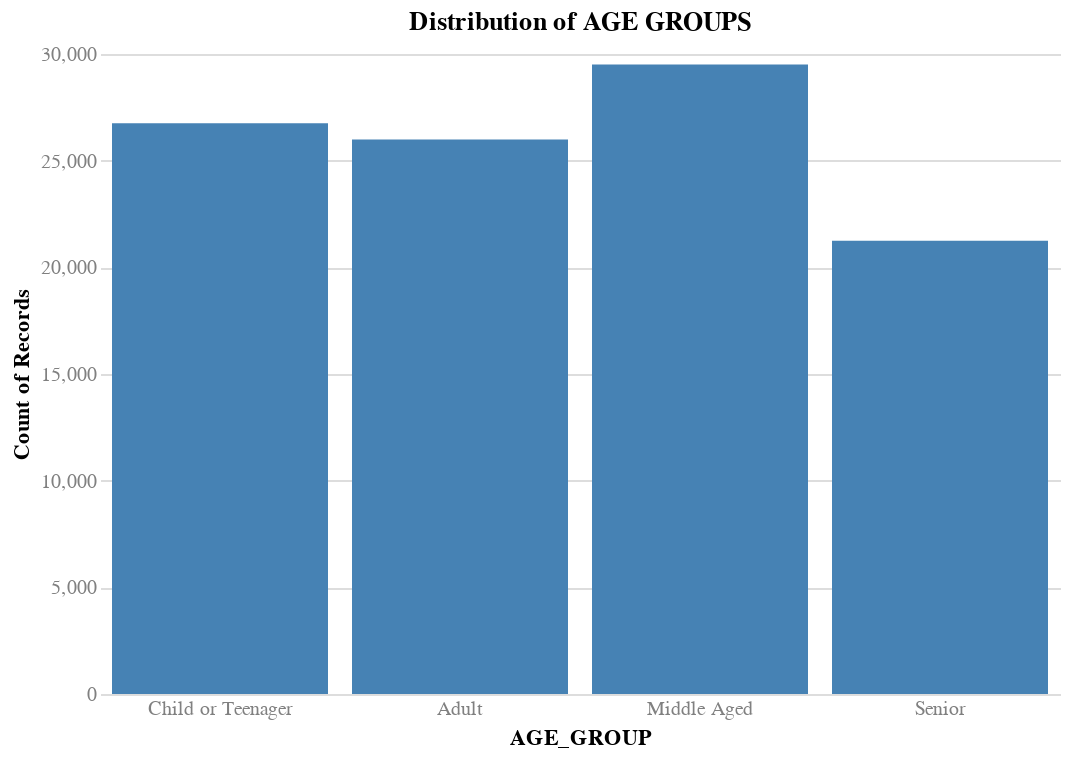

The notebook cell saved with this chart:
### Code cell
# Bin the AGE variable as age groups
# 0-2 = Infant
# 2-4 = Toddler
# 4-12 = Child
# 12-20 = Teenager
# 20-40 = Adult
# 40-60 = Middle Aged
# >= 60 = Senior

age_groups = ['Infant', 'Toddler', 'Child', 'Teenager', 'Child or Teenager', 'Adult', 'Middle Aged', 'Senior']

def bin_age(age):
    #if age < 2: return 'Infant'
    #elif age < 4: return 'Toddler'
    #elif age < 12: return 'Child'
    #elif age < 20: return 'Teenager'
    if age < 20: return 'Child or Teenager'
    elif age < 40: return 'Adult'
    elif age < 60: return 'Middle Aged'
    else: return 'Senior'
    

clf_df['AGE_GROUP'] = clf_df['AGE'].apply(bin_age)

# Check the distribution of age groups
chart(
    df=clf_df,
    x=alt.X('AGE_GROUP:O', sort=age_groups),
    y='count()',
    title='Distribution of AGE GROUPS',
).mark_bar().interactive()

### Figure 1 — Vega specification as saved in the notebook (floating-point values rounded to 4 significant figures)
{"$schema": "https://vega.github.io/schema/vega/v5.json", "data": [{"name": "param_2_store"}, {"name": "source_0"}, {"name": "data_0", "values": [{"AGE_GROUP": "Middle Aged", "__count": 29505}, {"AGE_GROUP": "Senior", "__count": 21241}, {"AGE_GROUP": "Child or Teenager", "__count": 26749}, {"AGE_GROUP": "Adult", "__count": 25991}]}, {"name": "source_0_x_domain_AGE_GROUP", "values": [{"AGE_GROUP": "Middle Aged", "sort_field": 6.0}, {"AGE_GROUP": "Senior", "sort_field": 7.0}, {"AGE_GROUP": "Child or Teenager", "sort_field": 4.0}, {"AGE_GROUP": "Adult", "sort_field": 5.0}]}, {"name": "data_0_y_domain___count", "values": [{"min": 21241, "max": 29505}]}], "signals": [{"name": "unit", "value": {}, "on": [{"events": "pointermove", "update": "isTuple(group()) ? group() : unit"}]}, {"name": "param_2", "update": "vlSelectionResolve(\"param_2_store\", \"union\")"}, {"name": "param_2_AGE_GROUP", "on": [{"events": [{"source": "view", "type": "dblclick"}], "update": "null"}, {"events": {"signal": "param_2_translate_delta"}, "update": "panLinear(param_2_translate_anchor.extent_x, -param_2_translate_delta.x / width)"}, {"events": {"signal": "param_2_zoom_delta"}, "update": "zoomLinear(domain(\"x\"), param_2_zoom_anchor.x, param_2_zoom_delta)"}]}, {"name": "param_2_tuple", "on": [{"events": [{"signal": "param_2_AGE_GROUP"}], "update": "param_2_AGE_GROUP ? {unit: \"\", fields: param_2_tuple_fields, values: [param_2_AGE_GROUP]} : null"}]}, {"name": "param_2_tuple_fields", "value": [{"field": "AGE_GROUP", "channel": "x", "type": "E"}]}, {"name": "param_2_translate_anchor", "value": {}, "on": [{"events": [{"source": "scope", "type": "pointerdown"}], "update": "{x: x(unit), y: y(unit), extent_x: domain(\"x\")}"}]}, {"name": "param_2_translate_delta", "value": {}, "on": [{"events": [{"source": "window", "between": [{"source": "scope", "type": "pointerdown"}, {"source": "window", "type": "pointerup"}], "type": "pointermove", "consume": true}], "update": "{x: param_2_translate_anchor.x - x(unit), y: param_2_translate_anchor.y - y(unit)}"}]}, {"name": "param_2_zoom_anchor", "on": [{"events": [{"source": "scope", "type": "wheel", "consume": true}], "update": "{x: invert(\"x\", x(unit)), y: invert(\"y\", y(unit))}"}]}, {"name": "param_2_zoom_delta", "on": [{"events": [{"source": "scope", "type": "wheel", "consume": true}], "update": "pow(1.001, event.deltaY * pow(16, event.deltaMode))", "force": true}]}, {"name": "param_2_modify", "on": [{"events": {"signal": "param_2_tuple"}, "update": "modify(\"param_2_store\", param_2_tuple, true)"}]}], "marks": [{"type": "rect", "name": "marks", "from": {"data": "data_0"}, "encode": {"update": {"y": {"field": "__count", "scale": "y"}, "y2": {"value": 0, "scale": "y"}, "width": {"signal": "max(0.25, bandwidth('x'))"}, "fill": {"value": "steelblue"}, "x": {"field": "AGE_GROUP", "scale": "x"}}}, "style": ["bar"], "interactive": true}], "scales": [{"name": "x", "type": "band", "domain": {"data": "source_0_x_domain_AGE_GROUP", "field": "AGE_GROUP", "sort": {"op": "max", "field": "sort_field"}}, "range": [0, {"signal": "width"}], "paddingOuter": 0.05, "paddingInner": 0.1}, {"name": "y", "type": "linear", "domain": [{"signal": "(data(\"data_0_y_domain___count\")[0] || {}).min"}, {"signal": "(data(\"data_0_y_domain___count\")[0] || {}).max"}], "range": [{"signal": "height"}, 0], "nice": true, "zero": true}], "axes": [{"scale": "y", "tickCount": {"signal": "ceil(height/40)"}, "labels": false, "aria": false, "ticks": false, "minExtent": 0, "orient": "left", "zindex": 0, "gridScale": "x", "grid": true, "domain": false, "maxExtent": 0}, {"scale": "x", "orient": "bottom", "grid": false, "labelBaseline": "top", "zindex": 0, "title": "AGE_GROUP"}, {"scale": "y", "grid": false, "labelAlign": "right", "tickCount": {"signal": "ceil(height/40)"}, "zindex": 0, "title": "Count of Records", "orient": "left", "labelOverlap": true}], "title": {"text": "Distribution of AGE GROUPS", "frame": "group"}, "background": "white", "style": "cell", "config": {"axis": {"domain": false, "labelAngle": 0, "labelColor": "gray", "labelFontSize": 10, "ticks": false}, "style": {"guide-label": {"font": "Helvetica Neue"}, "guide-title": {"font": "Helvetica Neue"}, "group-title": {"font": "Helvetica Neue"}, "group-subtitle": {"font": "Helvetica Neue"}, "cell": {"stroke": null}, "text": {"font": "Helvetica Neue"}}}, "height": 320, "padding": 5, "width": 480}
